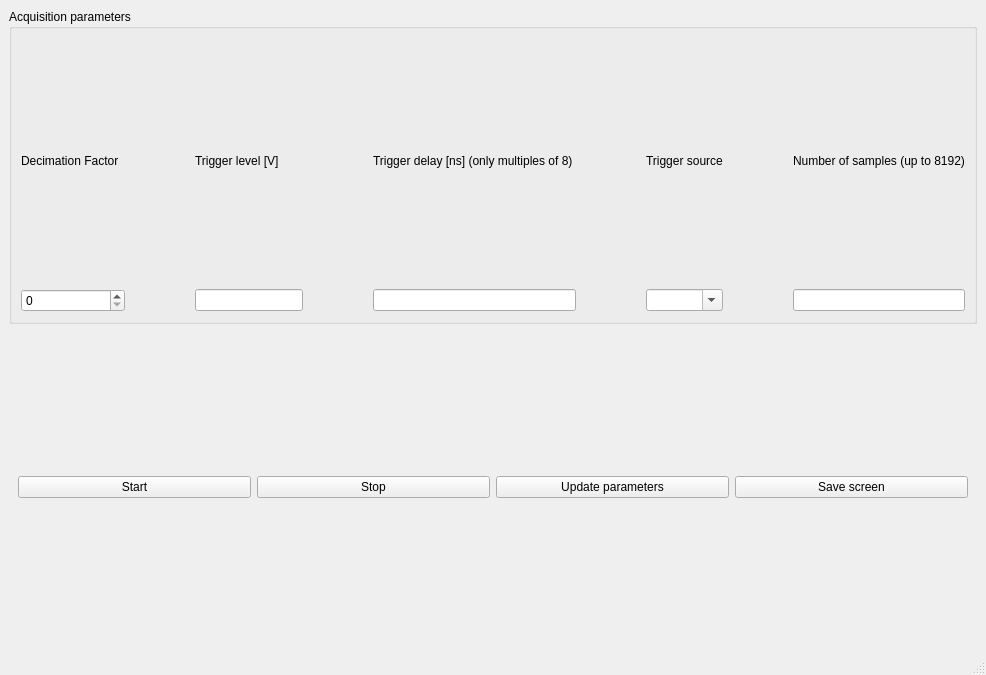
<?xml version="1.0" encoding="UTF-8"?>
<ui version="4.0">
 <class>MainWindow</class>
 <widget class="QMainWindow" name="MainWindow">
  <property name="geometry">
   <rect>
    <x>0</x>
    <y>0</y>
    <width>986</width>
    <height>675</height>
   </rect>
  </property>
  <property name="windowTitle">
   <string>MainWindow</string>
  </property>
  <widget class="QWidget" name="central_widget">
   <property name="enabled">
    <bool>true</bool>
   </property>
   <layout class="QVBoxLayout" name="verticalLayout">
    <item>
     <widget class="QGroupBox" name="groupBox">
      <property name="title">
       <string>Acquisition parameters</string>
      </property>
      <layout class="QGridLayout" name="gridLayout">
       <item row="0" column="6">
        <widget class="QLabel" name="trigger_source_label">
         <property name="text">
          <string>Trigger source</string>
         </property>
        </widget>
       </item>
       <item row="0" column="5">
        <spacer name="horizontalSpacer_4">
         <property name="orientation">
          <enum>Qt::Horizontal</enum>
         </property>
         <property name="sizeHint" stdset="0">
          <size>
           <width>40</width>
           <height>20</height>
          </size>
         </property>
        </spacer>
       </item>
       <item row="0" column="1">
        <spacer name="horizontalSpacer_3">
         <property name="orientation">
          <enum>Qt::Horizontal</enum>
         </property>
         <property name="sizeHint" stdset="0">
          <size>
           <width>40</width>
           <height>20</height>
          </size>
         </property>
        </spacer>
       </item>
       <item row="1" column="2">
        <widget class="QLineEdit" name="T_level_lineEdit"/>
       </item>
       <item row="0" column="2">
        <widget class="QLabel" name="T_level_label">
         <property name="text">
          <string>Trigger level [V]</string>
         </property>
        </widget>
       </item>
       <item row="0" column="4">
        <widget class="QLabel" name="delay_label">
         <property name="text">
          <string>Trigger delay [ns] (only multiples of 8) </string>
         </property>
        </widget>
       </item>
       <item row="1" column="5">
        <spacer name="horizontalSpacer_2">
         <property name="orientation">
          <enum>Qt::Horizontal</enum>
         </property>
         <property name="sizeHint" stdset="0">
          <size>
           <width>28</width>
           <height>20</height>
          </size>
         </property>
        </spacer>
       </item>
       <item row="0" column="8">
        <widget class="QLabel" name="N_label">
         <property name="text">
          <string>Number of samples (up to 8192)</string>
         </property>
        </widget>
       </item>
       <item row="1" column="7">
        <spacer name="horizontalSpacer_5">
         <property name="orientation">
          <enum>Qt::Horizontal</enum>
         </property>
         <property name="sizeHint" stdset="0">
          <size>
           <width>40</width>
           <height>20</height>
          </size>
         </property>
        </spacer>
       </item>
       <item row="1" column="4">
        <widget class="QLineEdit" name="delay_lineEdit"/>
       </item>
       <item row="1" column="8">
        <widget class="QLineEdit" name="N_lineEdit"/>
       </item>
       <item row="1" column="1">
        <spacer name="horizontalSpacer">
         <property name="orientation">
          <enum>Qt::Horizontal</enum>
         </property>
         <property name="sizeHint" stdset="0">
          <size>
           <width>28</width>
           <height>20</height>
          </size>
         </property>
        </spacer>
       </item>
       <item row="0" column="0">
        <widget class="QLabel" name="DM_label">
         <property name="text">
          <string>Decimation Factor  </string>
         </property>
        </widget>
       </item>
       <item row="1" column="6">
        <widget class="QComboBox" name="comboBox">
         <property name="editable">
          <bool>true</bool>
         </property>
         <property name="currentIndex">
          <number>-1</number>
         </property>
         <property name="maxVisibleItems">
          <number>4</number>
         </property>
         <property name="modelColumn">
          <number>0</number>
         </property>
        </widget>
       </item>
       <item row="0" column="7">
        <spacer name="horizontalSpacer_6">
         <property name="orientation">
          <enum>Qt::Horizontal</enum>
         </property>
         <property name="sizeHint" stdset="0">
          <size>
           <width>40</width>
           <height>20</height>
          </size>
         </property>
        </spacer>
       </item>
       <item row="0" column="3">
        <spacer name="horizontalSpacer_7">
         <property name="orientation">
          <enum>Qt::Horizontal</enum>
         </property>
         <property name="sizeHint" stdset="0">
          <size>
           <width>40</width>
           <height>20</height>
          </size>
         </property>
        </spacer>
       </item>
       <item row="1" column="3">
        <spacer name="horizontalSpacer_8">
         <property name="orientation">
          <enum>Qt::Horizontal</enum>
         </property>
         <property name="sizeHint" stdset="0">
          <size>
           <width>40</width>
           <height>20</height>
          </size>
         </property>
        </spacer>
       </item>
       <item row="1" column="0">
        <widget class="QSpinBox" name="DF_spinBox">
         <property name="maximum">
          <number>16</number>
         </property>
        </widget>
       </item>
      </layout>
     </widget>
    </item>
    <item>
     <widget class="QWidget" name="button_widgets" native="true">
      <layout class="QHBoxLayout" name="horizontalLayout">
       <item>
        <widget class="QPushButton" name="start_button">
         <property name="text">
          <string>Start</string>
         </property>
        </widget>
       </item>
       <item>
        <widget class="QPushButton" name="stop_button">
         <property name="text">
          <string>Stop</string>
         </property>
        </widget>
       </item>
       <item>
        <widget class="QPushButton" name="update_button">
         <property name="text">
          <string>Update parameters</string>
         </property>
        </widget>
       </item>
       <item>
        <widget class="QPushButton" name="save_button">
         <property name="text">
          <string>Save screen</string>
         </property>
        </widget>
       </item>
      </layout>
     </widget>
    </item>
   </layout>
  </widget>
  <widget class="QMenuBar" name="menubar">
   <property name="geometry">
    <rect>
     <x>0</x>
     <y>0</y>
     <width>986</width>
     <height>21</height>
    </rect>
   </property>
  </widget>
  <widget class="QStatusBar" name="statusbar"/>
 </widget>
 <resources/>
 <connections/>
</ui>
